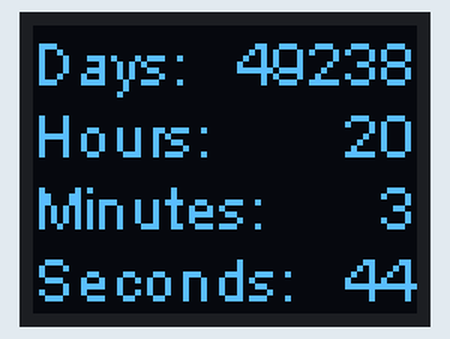
A sketch run on a simulated ESP8266 (NodeMCU). Parts: 64×48 one-colour display. WiFi joins after 1.5 s; servers stay silent unless stated.

Above: at 2.6 s.
At 7.1 s:
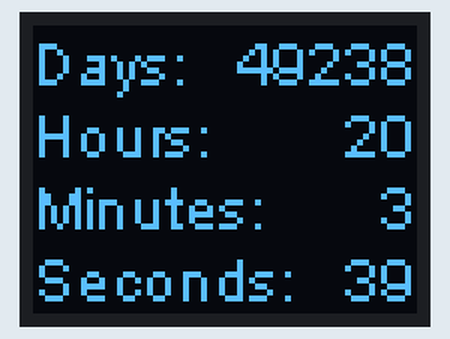
At 12.1 s:
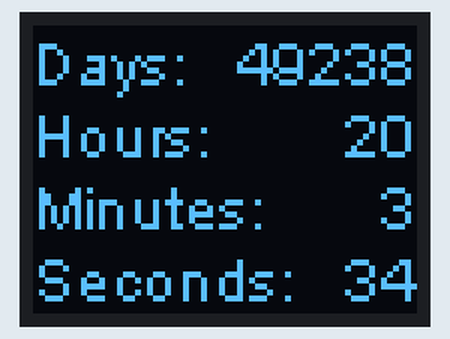
At 20.1 s:
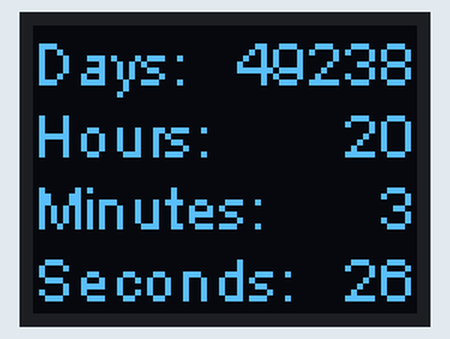
At 28.1 s:
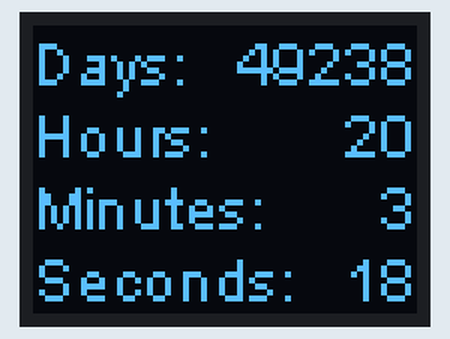
At 38.1 s:
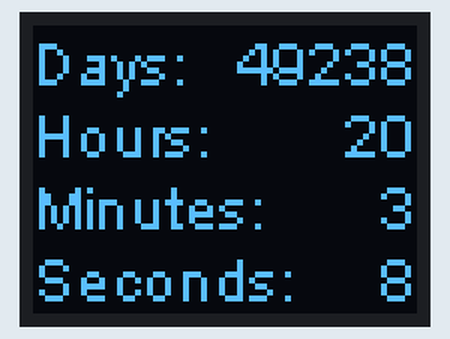

Measured:
- what the display in image 0 shows lasts 0.5 s, from 2.5 s to 3.0 s
- what the display in image 1 shows lasts 1.0 s, from 7.1 s to 8.1 s

The sketch:

Countdown.ino
```cpp
#include <ESP8266WiFi.h>
#include <WiFiUdp.h>
#include <SSD1306Wire.h>

#define WIFI_SSID ""
#define WIFI_PASSWORD ""
#define COUNTDOWN_EPOCH 1669766400 // https://www.epochconverter.com/
#define DISPLAY_GEOMETRY GEOMETRY_64_48
#define ROW_HEIGHT 12
#define FONT ArialMT_Plain_10
#define DISPLAY_WIDTH 64
#define NTP_SERVER "time.facebook.com"
#define UPDATE_INTERVAL 3600000

SSD1306Wire display(0x3c, SDA, SCL, DISPLAY_GEOMETRY);
WiFiUDP udp;
IPAddress timeServerIP;
int ntpPacketSize  = 48;
byte packetBuffer[48];
unsigned long epochDelta;
unsigned long lastUpdate = 0;

void drawRow(int row, const char* title, int value) {
  char buffer [16] {};
  itoa(value, buffer, 10);

  int offset = row * ROW_HEIGHT;

  display.setTextAlignment(TEXT_ALIGN_LEFT);
  display.drawString(0, offset, title);
  display.setTextAlignment(TEXT_ALIGN_RIGHT);
  display.drawString(DISPLAY_WIDTH, offset, buffer);
}

void sendNTPpacket(IPAddress& address) {
  memset(packetBuffer, 0, ntpPacketSize);

  packetBuffer[0] = 0b11100011;
  packetBuffer[1] = 0;
  packetBuffer[2] = 6;
  packetBuffer[3] = 0xEC;
  packetBuffer[12]  = 49;
  packetBuffer[13]  = 0x4E;
  packetBuffer[14]  = 49;
  packetBuffer[15]  = 52;

  udp.beginPacket(address, 123);
  udp.write(packetBuffer, ntpPacketSize);
  udp.endPacket();
}

void updateTime() {
  WiFi.hostByName(NTP_SERVER, timeServerIP);
  sendNTPpacket(timeServerIP);
  delay(1000);

  if (!udp.parsePacket()) {
    return;
  }

  udp.read(packetBuffer, ntpPacketSize);
  unsigned long highWord = word(packetBuffer[40], packetBuffer[41]);
  unsigned long lowWord = word(packetBuffer[42], packetBuffer[43]);
  unsigned long secsSince1900 = highWord << 16 | lowWord;
  unsigned long seventyYears = 2208988800UL;
  unsigned long now = millis();
  epochDelta = (secsSince1900 - seventyYears)  - (now / 1000);
  lastUpdate = now;
}

void updateDisplay() {
  unsigned long epoch = epochDelta +  (millis() / 1000);
  unsigned long delta = COUNTDOWN_EPOCH - epoch;
  int days = delta / (24 * 3600);
  delta = delta % (24 * 3600);
  int hours = delta / 3600;
  delta %= 3600;
  int minutes = delta / 60 ;
  delta %= 60;
  int seconds = delta;

  display.clear();
  drawRow(0, "Days:", days);
  drawRow(1, "Hours:", hours);
  drawRow(2, "Minutes:", minutes);
  drawRow(3, "Seconds:", seconds);
  display.display();
}

void setup() {
  display.init();
  display.setFont(FONT);
  display.setTextAlignment(TEXT_ALIGN_LEFT);
  display.clear();
  display.drawString(0, 0, "Connecting...");
  display.display();

  WiFi.begin(WIFI_SSID, WIFI_PASSWORD);

  while (WiFi.status() != WL_CONNECTED) {
    delay(500);
  }

  udp.begin(2390);
}

void loop() {
  if (WiFi.status() == WL_CONNECTED && (!lastUpdate || (millis() - lastUpdate >= UPDATE_INTERVAL))) {
    updateTime();
  }

  updateDisplay();

  delay(100);
}
```
